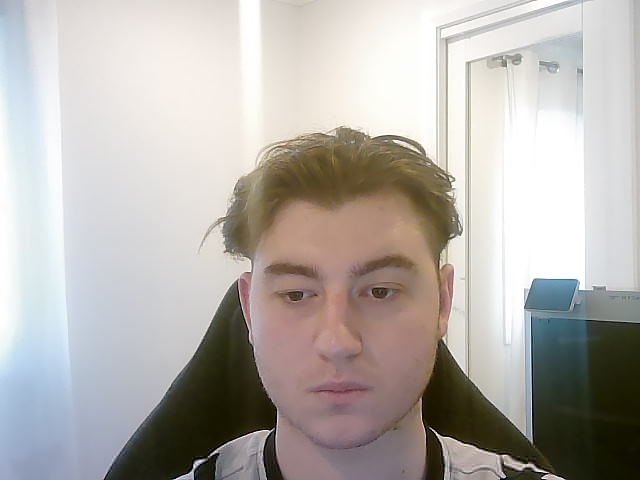
#> input picture src/img_processor/testing_images/webcam_img.jpg, 640 x 480 px
$ python img_processor.py
#> lines starting #> are read from the running program, lines starting #| are printed output that depends on the picture; after the words box and inside, x2 and y2 are one past the last pixel; in counts of white or black regions, pixels touching at a corner belong together
#> further down, image is the input picture: shape (480, 640, 3); mean B, G, R 171.9, 176.3, 181
import cv2 as cv
import numpy as np
import matplotlib.pyplot as plt
import potrace
import os

def detectFaceEdges(img):
    img = cv.cvtColor(img, cv.COLOR_BGR2GRAY) # convert to grayscale for processing
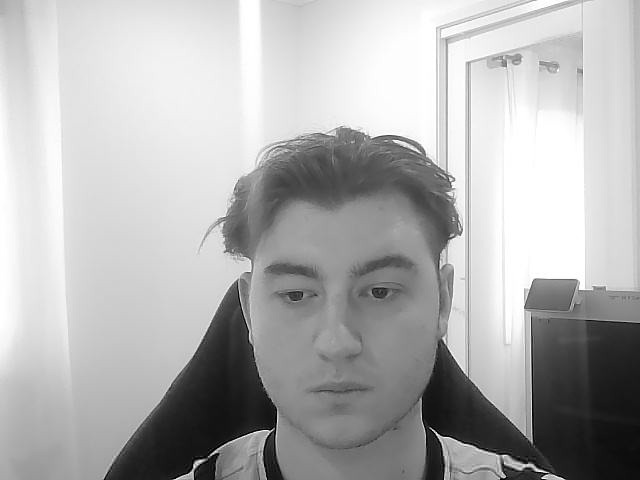
#> img: shape (480, 640); min 0, max 255, mean 177.2

    # FACE DETECTION ______________________
    # Get the directory of the current script
    script_dir = os.path.dirname(os.path.realpath(__file__))
    cascade_path = os.path.join(script_dir, 'haarcascade_frontalface_default.xml')

    # Load Haar Cascade from the same directory as the script
    face_cascade = cv.CascadeClassifier(cascade_path)
    if face_cascade.empty():
        raise ValueError("Haar cascade file could not be loaded.")

    # Face detection
    faces = face_cascade.detectMultiScale(img, 1.3, 5)
#> faces = [[222, 202, 234, 234]]

    if len(faces) == 0:
        print("No Face Detected!")
        return None, None
    elif len(faces) > 3:
        print("More than 3 Faces Detected!")
        return None, None

    # Get Region of Interest
    roi = img.copy()
    for (x,y,w,h) in faces:
        roi = roi[y:y+h, x:x+w]
#> this loop made 1 pass
#> pass 1, in detectFaceEdges, `roi = roi[y:y+h, x:x+w]`:
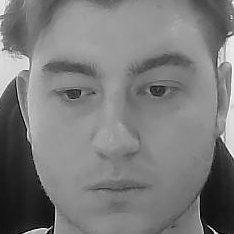
#> roi: shape (234, 234); min 0, max 254, mean 122.6
    roi = cv.resize(roi, (250, 250)) # resized to a standard size for canvas creation
#> roi: shape (250, 250)

    # EDGE DETECTION ______________________
    # Add Gussian Blur and Detect Edges
    img_blur = cv.GaussianBlur(roi, (3,3), 0)
    edge_img = cv.Canny(image=img_blur, threshold1=50, threshold2=120) # Canny Edge Detection
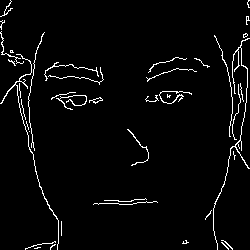
#> edge_img: shape (250, 250); 3.4% white in thin lines or dots

    # NOISE REDUCTION _________________________
    clean_img = reduceNoise(edge_img)

    return clean_img

def createPoster(img): # private function

    canvas = np.zeros((400,400),dtype=np.uint8) # create poster

    # ADD TEXT_______________________________
    Heading = 'WANTED'
    subtext1 = 'DEAD OR ALIVE'
    subtext2 = '$10'
    font_large = 2 # Scale text relative to canvas size
    font_small = font_large * 0.5  # Smaller text

    heading_pos = (80, 60)  # Top part
    subtext1_pos = (85, 360)  # Bottom part
    subtext2_pos = (160, 395)  # Near the bottom center

    canvas = cv.putText(canvas, Heading, org=heading_pos, fontFace=cv.FONT_HERSHEY_SIMPLEX, fontScale=font_large, color=255, lineType=cv.LINE_AA)
    canvas = cv.putText(canvas, subtext1, org=subtext1_pos, fontFace=cv.FONT_HERSHEY_SIMPLEX, fontScale=font_small, color=255, lineType=cv.LINE_AA)
    canvas = cv.putText(canvas, subtext2, org=subtext2_pos, fontFace=cv.FONT_HERSHEY_SIMPLEX, fontScale=font_small, color=255, lineType=cv.LINE_AA)

    # Clean up text for processing
    kernel = np.ones((5, 5), np.uint8)
    canvas = cv.morphologyEx(canvas, cv.MORPH_CLOSE, kernel)

    canvas[75:325, 75:325] = img # add processed face image to poster

    return canvas

def groupEdges(img):

    _, img = cv.threshold(img, 127, 255, cv.THRESH_BINARY)
    num_labels, labels_img = cv.connectedComponents(img) # get the groups
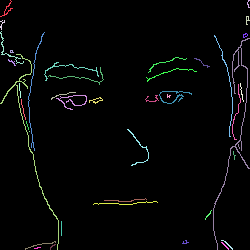
#> labels_img: shape (250, 250) int32; 42 distinct labels, from 0 to 41; one colour per label, 0 black
#> num_labels = 42

    masks = []

    for label in range(1, num_labels):  # skip background
        mask = (labels_img == label).astype(np.uint8)
        masks.append(mask) # add group masks to array
#> after the loop, masks = 41 items

    return num_labels, masks

def reduceNoise(img):

    _, masks = groupEdges(img)
#> masks = 41 items
    clean_img = np.zeros(img.shape, dtype=np.uint8)


    for mask in masks:
        if cv.countNonZero(mask) >= 40:
            clean_img[mask != 0] = 255
#> this loop made 41 passes
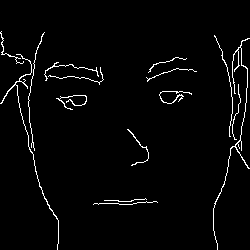
#> clean_img: shape (250, 250); 2.7% white in thin lines or dots, all inside (x1, y1, x2, y2) = (0, 31, 250, 250)

    # Apply Morphology kernal
    kernel = np.ones((3, 3), np.uint8)
#> kernel = [[1, 1, 1], [1, 1, 1], [1, 1, 1]]
    cleaned_img = cv.morphologyEx(clean_img, cv.MORPH_CLOSE, kernel)

    return cleaned_img

def getPaths(img):

    ### OLD VERSION ---- 2172 strokes
    _, masks = groupEdges(img)
#> in groupEdges (call 2), `_, img = cv.threshold(img, 127, 255, cv.THRESH_BINARY)`: img: shape (400, 400); 2.6% white in thin lines or dots, all inside (x1, y1, x2, y2) = (75, 18, 325, 400)
#> in groupEdges (call 2), `num_labels, labels_img = cv.connectedComponents(img)`:
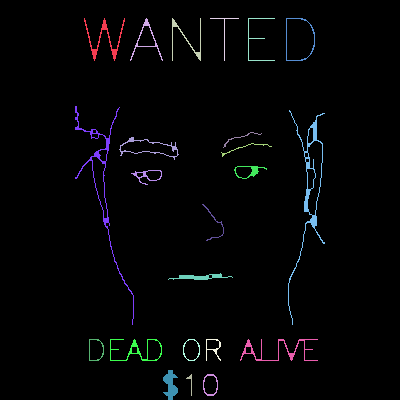
#> labels_img: shape (400, 400) int32; 24 distinct labels, from 0 to 23; one colour per label, 0 black
#> in groupEdges (call 2), `num_labels, labels_img = cv.connectedComponents(img)`: num_labels = 24
#> the loop in groupEdges (call 2), `for label in range(1, num_labels):` made 23 passes
#> pass 3, in groupEdges (call 2), `mask = (labels_img == label).astype(np.uint8)`:
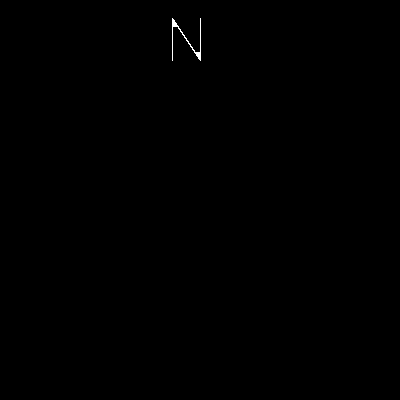
#> mask: shape (400, 400); values 0 (black) and 1 (white), 0.11% white in thin lines or dots, all inside (x1, y1, x2, y2) = (172, 18, 201, 61)
#> after the loop in groupEdges (call 2), `for label in range(1, num_labels):`: masks = 23 items
#> masks = 23 items
    paths = []
    for mask in masks:
        bitmap = potrace.Bitmap(mask.astype(bool))
        path = bitmap.trace()
        paths.append(path)
#> this loop made 1 pass
#> after the loop, paths = []

    # [9 lines of commented-out code are left out]

    return paths

# [43 lines left out: functions tesselate, WebcamImg, not called in this run]

#####################################################################
if __name__ == '__main__':

    image = None
    script_dir = os.path.dirname(os.path.realpath(__file__))
    image_path = os.path.abspath(os.path.join(
                script_dir,
                'testing_images',                       # images to demonstrate
                'webcam_img.jpg'
            ))
    image = cv.imread(image_path)

    if image is None:
        print(f"Failed to load image. Check the path: {image_path}")
        exit()

    # PROCESSING EDGES ________________________________________
    poster = detectFaceEdges(image)
    poster = createPoster(poster)
#> (the run stopped early here; a loop or call above may not have finished)
